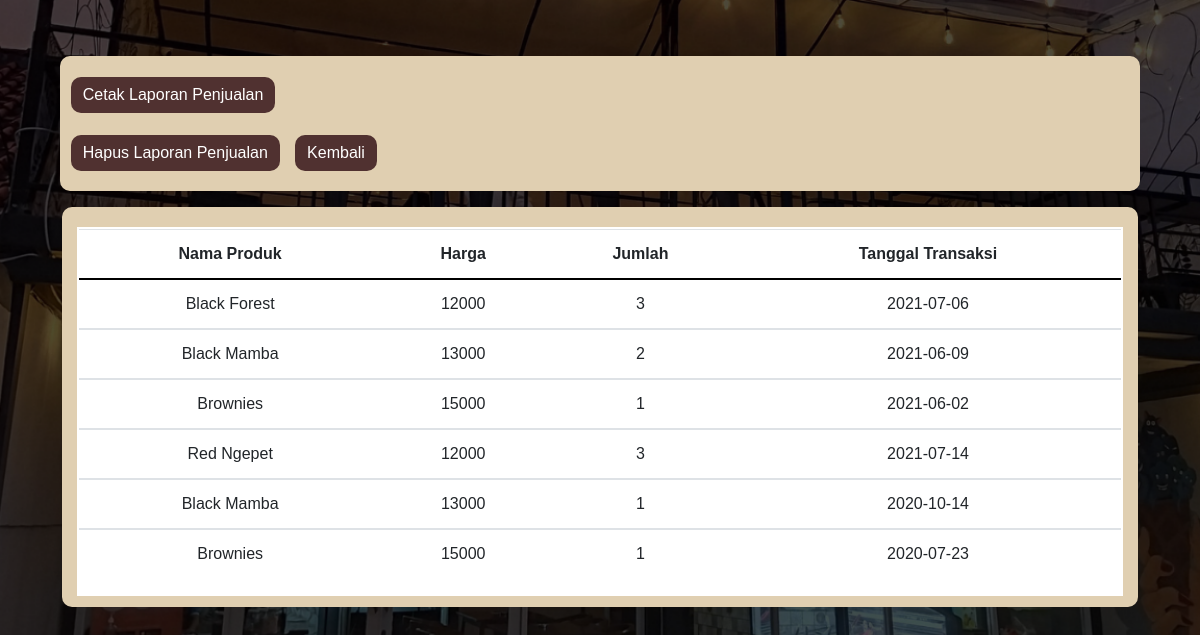
Page /laporanpenjualan.php on the committed database.
### tables this page shows
CREATE TABLE `rekap` (
  `nama_pro` varchar(20) NOT NULL,
  `harga` int(16) NOT NULL,
  `qty` int(3) NOT NULL,
  `tanggal_transaksi` date NOT NULL
);

### web/laporanpenjualan.php (the view, shortened to what this page needs)
<!DOCTYPE html>
<html>
<head>
    <link rel="stylesheet" href="assets/bootstrap/css/bootstrap.min.css">
    <link rel="stylesheet" href="assets/fonts/fontawesome-all.min.css">
    <link rel="stylesheet" href="assets/fonts/font-awesome.min.css">
    <link rel="stylesheet" href="assets/fonts/ionicons.min.css">
    <link rel="stylesheet" href="assets/fonts/material-icons.min.css">
    <link rel="stylesheet" href="assets/fonts/fontawesome5-overrides.min.css">
    <link rel="stylesheet" href="assets/css/Login-Form-Clean.css">
    <link rel="stylesheet" href="assets/css/styles.css">
</head>
<body>
<div>
<div class="container">
<div class="row" style="width: 100%;margin-left: 0px;margin-right: 0px;">
<div class="col-md-12" style="padding-top:5%;width: 100%;">
<div>
<div class="form-group" style="background: #E0CFB1;border-radius:10px;padding-bottom:20px;border-width:0px;">
<a href="cetaklp.php" target="_blank">
<button class="btn btn-primary" type="button" style="margin-left:1%;margin-top:2%;font-size:16px;border-radius:10px;background-color:rgb(80,49,48);border-width:0px;">
Cetak Laporan Penjualan</button></a>
<form action="" method="post">
<button class="btn btn-primary" type="submit" name="hapus" value="hapus" style="margin-left:1%;margin-top:2%;font-size:16px;border-radius:10px;background-color:rgb(80,49,48);border-width:0px;">
Hapus Laporan Penjualan</button></a>
<a href="inventori.php">
<button class="btn btn-primary" type="button" style="margin-left:1%;margin-top:2%;font-size:16px;border-radius:10px;background-color:rgb(80,49,48);border-width:0px;">
Kembali</button></a>
</div>
</div>
</div>
</div>
<div class="row">
<div class="col-md-12" style="width:100%;">
<div>
<center>
<div class="form-group" style="width:97%;padding-top:10px;padding-right:5px;padding-left:5px;padding-bottom:1%;background:#E0CFB1;border-width:0px;border-radius:10px;">
<div class="table-responsive" style="width:98%;background-color:white;margin-top:1%;border-width:2px;border-style:solid;text-align:center;">
<table class="table" style="border-radius:10px;">
<thead>
<tr>
<th style="border-bottom-color: rgb(0,0,0);">Nama Produk</th>
<th style="border-bottom-color: rgb(0,0,0);">Harga</th>
<th style="border-bottom-color: rgb(0,0,0);">Jumlah</th>
<th style="border-bottom-color: rgb(0,0,0);">Tanggal Transaksi</th>
</tr>
</thead>
<?php
include 'koneksi.php';
$sql = "select*from rekap";
$hasil= mysqli_query($koneksi, $sql);
while($d = mysqli_fetch_array($hasil)){
	?>
<tbody>
<tr>
<td><?php echo $d['nama_pro']; ?></td>
<td><?php echo $d['harga']; ?></td>
<td><?php echo $d['qty'];?></td>
<td><?php echo $d['tanggal_transaksi'];?></td>
</tr>
<?php
}
?>
</tbody>
</table>
</div>
</div>
</div>
</div>
</div>
</div>
</div>
</body>
</html>

### web/styles.css (style rules this page uses)
body { background: url('bckl.png'); color: #fff; background-size: cover; background-position: center; background-repeat: no-repeat; background-attachment: fixed; }

### web/laporanpenjualan.php (style rules this page uses)
body { font-family: sans-serif; background: url('bck.png'); color: #fff; background-size: cover; background-position: center; background-repeat: no-repeat; background-attachment: fixed; }

### rows in the picture
rekap: nama_pro "Black Forest", harga "12000", qty "3", tanggal_transaksi "2021-07-06"
rekap: nama_pro "Black Mamba", harga "13000", qty "2", tanggal_transaksi "2021-06-09"
rekap: nama_pro "Brownies", harga "15000", qty "1", tanggal_transaksi "2021-06-02"
rekap: nama_pro "Red Ngepet", harga "12000", qty "3", tanggal_transaksi "2021-07-14"
rekap: nama_pro "Black Mamba", harga "13000", qty "1", tanggal_transaksi "2020-10-14"
rekap: nama_pro "Brownies", harga "15000", qty "1", tanggal_transaksi "2020-07-23"
